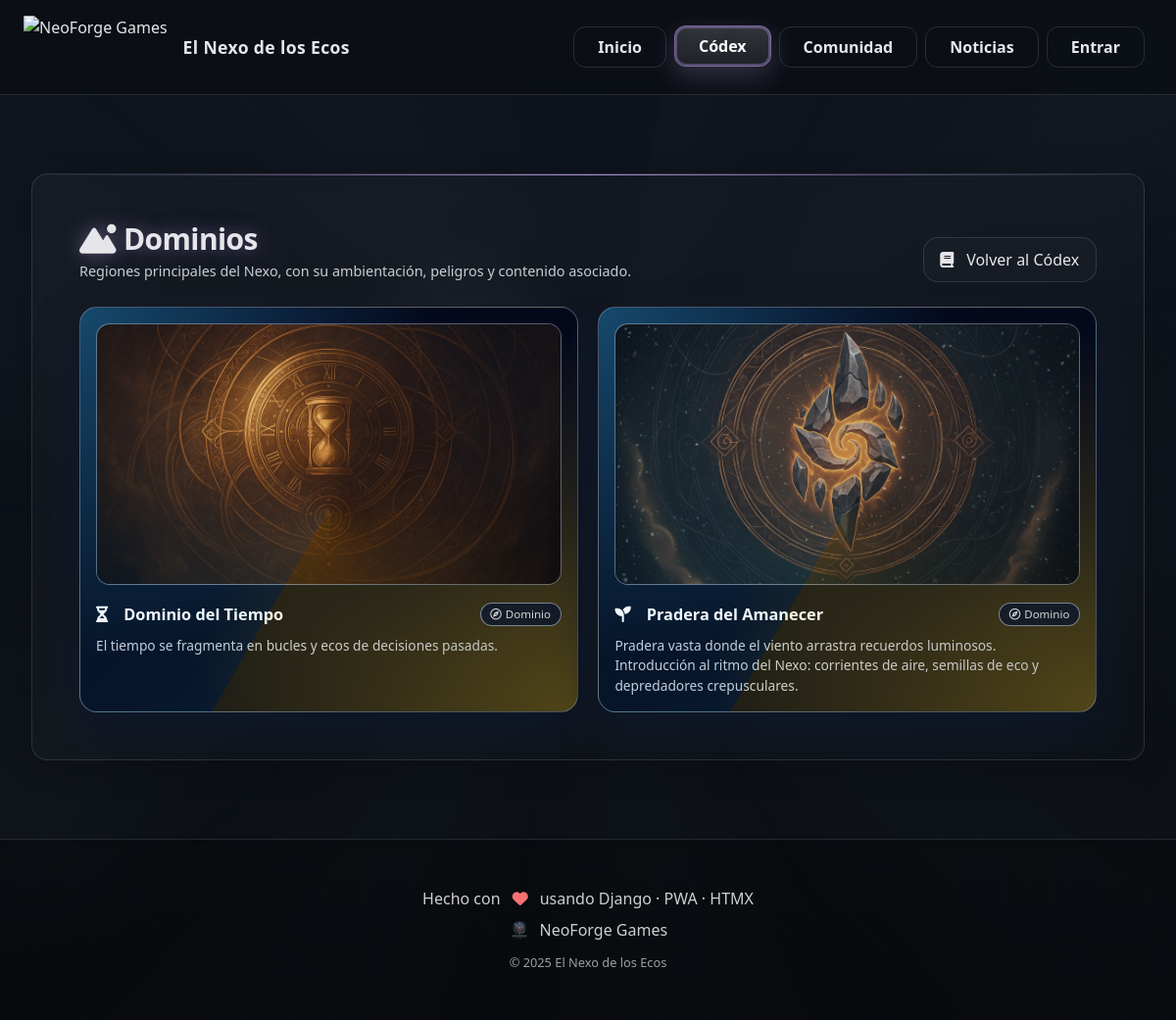
The app's page /codex/dominios/ with its own data.
### codex/models.py (models this page shows, shortened)
class Domain(models.Model):
    name = models.CharField(max_length=120)
    slug = models.SlugField(max_length=140, unique=True)
    short_description = models.TextField(blank=True, default="")
    cover_image = models.ImageField(upload_to="codex/domains/", blank=True, null=True)
    banner_image = models.ImageField(upload_to="codex/domains/", blank=True, null=True)
    color = models.CharField(max_length=32, blank=True, default="")      # #hex o var(--*)
    icon = models.CharField(max_length=120, blank=True, default="")       # ej. fa-solid fa-hourglass-half
    video_url = models.URLField(blank=True, null=True)
    order = models.PositiveIntegerField(default=0)
    class Meta:
        ordering = ["order", "name"]
    def get_absolute_url(self):
        return reverse("codex:domain_detail", args=[self.slug])

### codex/views.py (the view)
# urls.py: path('dominios/', views.domains_index, name='domains_index'),
def domains_index(request):
    items = Domain.objects.order_by("order", "name")
    return render(request, "codex/domains_index.html", {"items": items})

### templates/codex/domains_index.html (shortened to what this page needs)
{% extends "base.html" %}
{% block content %}
<section id="domains-page" class="section">
  <div class="domains-header">
    <div>
      <h1 class="h1-glow text-2xl md:text-3xl">
        <i class="fa-solid fa-mountain-sun mr-2"></i>Dominios
      </h1>
      <p class="lead mt-1">
        Regiones principales del Nexo, con su ambientación, peligros y contenido asociado.
      </p>
    </div>
    <div class="domains-toolbar">
      <a href="{% url 'codex:index' %}" class="btn-ghost">
        <i class="fa-solid fa-book mr-1"></i> Volver al Códex
      </a>
    </div>
  </div>
  <div class="domain-grid">
    {% for d in items %}
      <a class="domain-card" href="{{ d.get_absolute_url }}">
        {% if d.cover_image %}
          <div class="domain-thumb">
            <img src="{{ d.cover_image.url }}" alt="{{ d.name }}">
          </div>
        {% endif %}
        <div class="domain-name-row mt-2">
          <h3 class="card-title">
            {% if d.icon %}<i class="{{ d.icon }} mr-2"></i>{% endif %}
            {{ d.name }}
          </h3>
          <span class="domain-tag">
            <i class="fa-regular fa-compass mr-1"></i>Dominio
          </span>
        </div>
        <p class="domain-description">
          {{ d.short_description|truncatechars:160 }}
        </p>
      </a>
    {% empty %}
      <p class="text-white/60">Sin dominios.</p>
    {% endfor %}
  </div>
</section>
{% endblock %}

### static/css/theme.css (style rules this page uses)
:root { --coal:#0b0f14; --ink:#0f1520; --text:#e6e6ea; --line:rgba(255,255,255,.12); --accent:#d2b26a; --brand:#a88bd4; --space-xs:.5rem; --space-sm:1rem; --space-md:1.5rem; --space-lg:2rem; --space-xl:3rem; --radius-sm:.5rem; --radius-md:.75rem; --radius-lg:1rem; --transition-fast:.2s ease; --transition-normal:.3s ease; --transition-slow:.5s ease; }
html[data-domain="niebla"] { --accent:#a88bd4; --brand:#c9b3ee; }
* { box-sizing:border-box; margin:0; padding:0 }
html,body { height:100% }
body { background:var(--coal); color:var(--text); font-family: ui-sans-serif,system-ui,-apple-system,BlinkMacSystemFont,'Segoe UI',Roboto,sans-serif; line-height:1.6; overflow-x:hidden; }
.btn-ghost { display:inline-flex; align-items:center; gap:.55rem; padding:.62rem 1.05rem; border-radius:.95rem; color:var(--text); border:1px solid var(--line); text-decoration:none; background:rgba(255,255,255,.02); transition:all var(--transition-fast) }
.section { margin:var(--space-xl) 0; padding:var(--space-xl); border-radius:var(--radius-lg); border:1px solid var(--line); background:linear-gradient(145deg,rgba(255,255,255,.03),rgba(255,255,255,.01)); backdrop-filter:blur(10px); box-shadow:0 8px 32px rgba(0,0,0,.2); position:relative; overflow:hidden }
.section::before { content:''; position:absolute; top:0; left:0; right:0; height:1px; background:linear-gradient(90deg,transparent,var(--accent),transparent) }
.card-title { font-size:1.25rem; font-weight:700; color:#fff; margin-bottom:var(--space-sm); display:flex; align-items:center; gap:var(--space-xs) }
.h1-glow { font-weight:800; letter-spacing:-.02em; text-shadow:0 0 20px color-mix(in oklab,var(--accent) 50%,transparent) }

### templates/codex/domains_index.html (style rules this page uses)
#domains-page .lead { color:rgba(241,245,249,.82); font-size:.9rem; }
.domains-header { display:flex; justify-content:space-between; align-items:flex-end; gap:1rem; margin-bottom:1.6rem; }
.domains-header h1 { margin:0; }
.domains-toolbar { display:flex; flex-wrap:wrap; gap:.5rem; justify-content:flex-end; }
.domain-grid { display:grid; grid-template-columns:repeat(auto-fit,minmax(260px,1fr)); gap:1.3rem; }
.domain-card { position:relative; border-radius:18px; padding:1rem 1rem .95rem; background: radial-gradient(circle at top left,rgba(56,189,248,.35),transparent 55%), radial-gradient(circle at bottom right,rgba(250,204,21,.32),transparent 60%), #020617; border:1px solid rgba(148,163,184,.5); box-shadow:0 18px 42px rgba(15,23,42,.95); display:flex; flex-direction:column; gap:.6rem; text-decoration:none; color:inherit; transition:transform .16s ease, box-shadow .16s ease, border-color .16s ease; }
.domain-card::before { content:""; position:absolute; inset:-1px; border-radius:inherit; pointer-events:none; background:conic-gradient(from 210deg, rgba(56,189,248,.8), rgba(37,99,235,.3), rgba(15,23,42,1), rgba(250,204,21,.85)); opacity:.12; }
.domain-thumb { border-radius:14px; overflow:hidden; border:1px solid rgba(148,163,184,.6); aspect-ratio:16/9; background:radial-gradient(circle at 30% 10%,rgba(255,255,255,.25),transparent 60%); }
.domain-thumb img { width:100%; height:100%; object-fit:cover; display:block; }
.domain-name-row { display:flex; justify-content:space-between; gap:.4rem; align-items:center; }
.domain-name-row h3 { margin:0; font-size:1.02rem; }
.domain-tag { padding:.15rem .6rem; border-radius:999px; border:1px solid rgba(148,163,184,.85); background:rgba(15,23,42,.96); font-size:.72rem; white-space:nowrap; }
.domain-description { font-size:.86rem; color:rgba(226,232,240,.9); min-height:2.8em; }

### records on screen
Domain: cover_image (picture), name "Dominio del Tiempo", short_description "El tiempo se fragmenta en bucles y ecos de decisiones pasadas."
Domain: cover_image (picture), name "Pradera del Amanecer", short_description "Pradera vasta donde el viento arrastra recuerdos luminosos. Introducción al ritmo del Nexo: corrientes de aire, semillas de eco y depredadores crepusculares."
